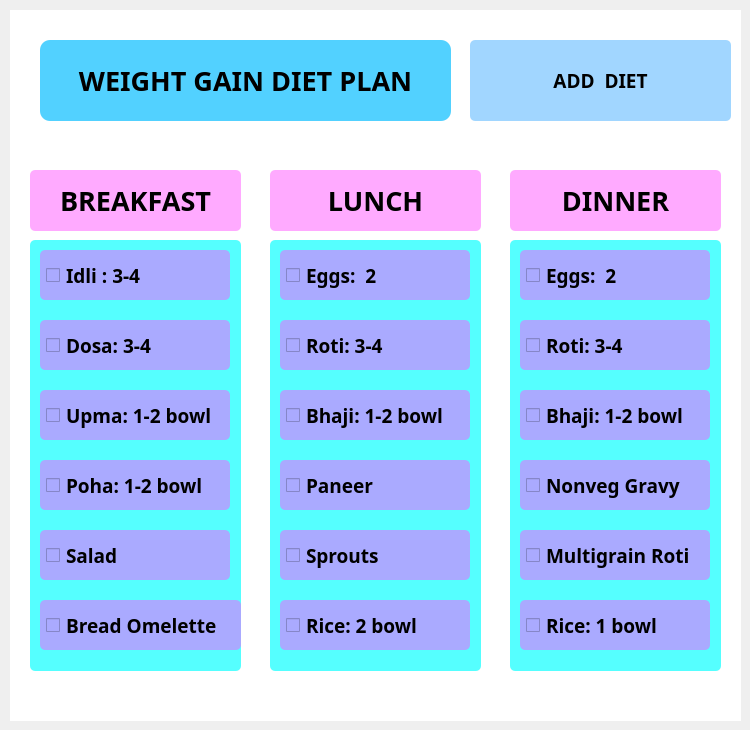
    <widget class="QWidget" name="page_3_wtgain">
     <widget class="QWidget" name="widget_5" native="true">
      <property name="geometry">
       <rect>
        <x>10</x>
        <y>10</y>
        <width>731</width>
        <height>711</height>
       </rect>
      </property>
      <property name="styleSheet">
       <string notr="true">background-color: rgb(255, 255, 255);</string>
      </property>
      <widget class="QLabel" name="label_35">
       <property name="geometry">
        <rect>
         <x>500</x>
         <y>230</y>
         <width>211</width>
         <height>431</height>
        </rect>
       </property>
       <property name="styleSheet">
        <string notr="true">background-color: rgb(85, 255, 255);
border-radius: 5px;
border-width:2px;
padding:6px;
min-width:10px;</string>
       </property>
       <property name="text">
        <string/>
       </property>
      </widget>
      <widget class="QLabel" name="label_53">
       <property name="geometry">
        <rect>
         <x>260</x>
         <y>230</y>
         <width>211</width>
         <height>431</height>
        </rect>
       </property>
       <property name="styleSheet">
        <string notr="true">background-color: rgb(85, 255, 255);
border-radius: 5px;
border-width:2px;
padding:6px;
min-width:10px;</string>
       </property>
       <property name="text">
        <string/>
       </property>
      </widget>
      <widget class="QLabel" name="label_56">
       <property name="geometry">
        <rect>
         <x>20</x>
         <y>230</y>
         <width>211</width>
         <height>431</height>
        </rect>
       </property>
       <property name="styleSheet">
        <string notr="true">background-color: rgb(85, 255, 255);
border-radius: 5px;
border-width:2px;
padding:6px;
min-width:10px;</string>
       </property>
       <property name="text">
        <string/>
       </property>
      </widget>
      <widget class="QLabel" name="label_67">
       <property name="geometry">
        <rect>
         <x>20</x>
         <y>160</y>
         <width>211</width>
         <height>61</height>
        </rect>
       </property>
       <property name="font">
        <font>
         <family>Yu Gothic UI Semibold</family>
         <pointsize>20</pointsize>
         <weight>75</weight>
         <bold>true</bold>
        </font>
       </property>
       <property name="styleSheet">
        <string notr="true">background-color: rgb(255, 170, 255);
border-radius: 5px;
border-width:2px;
padding:6px;
min-width:10px;</string>
       </property>
       <property name="text">
        <string>BREAKFAST</string>
       </property>
       <property name="alignment">
        <set>Qt::AlignCenter</set>
       </property>
      </widget>
      <widget class="QLabel" name="label_34">
       <property name="geometry">
        <rect>
         <x>500</x>
         <y>160</y>
         <width>211</width>
         <height>61</height>
        </rect>
       </property>
       <property name="font">
        <font>
         <family>Yu Gothic UI Semibold</family>
         <pointsize>20</pointsize>
         <weight>75</weight>
         <bold>true</bold>
        </font>
       </property>
       <property name="styleSheet">
        <string notr="true">background-color: rgb(255, 170, 255);
border-radius: 5px;
border-width:2px;
padding:6px;
min-width:10px;</string>
       </property>
       <property name="text">
        <string>DINNER</string>
       </property>
       <property name="alignment">
        <set>Qt::AlignCenter</set>
       </property>
      </widget>
      <widget class="QLabel" name="label_29">
       <property name="geometry">
        <rect>
         <x>260</x>
         <y>160</y>
         <width>211</width>
         <height>61</height>
        </rect>
       </property>
       <property name="font">
        <font>
         <family>Yu Gothic UI Semibold</family>
         <pointsize>20</pointsize>
         <weight>75</weight>
         <bold>true</bold>
        </font>
       </property>
       <property name="styleSheet">
        <string notr="true">background-color: rgb(255, 170, 255);
border-radius: 5px;
border-width:2px;
padding:6px;
min-width:10px;</string>
       </property>
       <property name="text">
        <string>LUNCH</string>
       </property>
       <property name="alignment">
        <set>Qt::AlignCenter</set>
       </property>
      </widget>
      <widget class="QLabel" name="label_68">
       <property name="geometry">
        <rect>
         <x>30</x>
         <y>30</y>
         <width>411</width>
         <height>81</height>
        </rect>
       </property>
       <property name="font">
        <font>
         <family>Yu Gothic UI Semibold</family>
         <pointsize>20</pointsize>
         <weight>75</weight>
         <bold>true</bold>
        </font>
       </property>
       <property name="styleSheet">
        <string notr="true">background-color: rgb(82, 209, 255);
border-radius: 10px;
border-width:2px;
padding:6px;
min-width:10px;</string>
       </property>
       <property name="text">
        <string>WEIGHT GAIN DIET PLAN</string>
       </property>
       <property name="alignment">
        <set>Qt::AlignCenter</set>
       </property>
      </widget>
      <widget class="QCheckBox" name="checkBox_76">
       <property name="geometry">
        <rect>
         <x>30</x>
         <y>590</y>
         <width>201</width>
         <height>50</height>
        </rect>
       </property>
       <property name="font">
        <font>
         <family>Yu Gothic UI Semibold</family>
         <pointsize>14</pointsize>
         <weight>75</weight>
         <bold>true</bold>
        </font>
       </property>
       <property name="styleSheet">
        <string notr="true">background-color: rgb(170, 170, 255);
border-radius: 5px;
border-width:2px;
padding:6px;
min-width:10px;</string>
       </property>
       <property name="text">
        <string>Bread Omelette</string>
       </property>
      </widget>
      <widget class="QCheckBox" name="checkBox_64">
       <property name="geometry">
        <rect>
         <x>510</x>
         <y>450</y>
         <width>190</width>
         <height>50</height>
        </rect>
       </property>
       <property name="font">
        <font>
         <family>Yu Gothic UI Semibold</family>
         <pointsize>14</pointsize>
         <weight>75</weight>
         <bold>true</bold>
        </font>
       </property>
       <property name="styleSheet">
        <string notr="true">background-color: rgb(170, 170, 255);
border-radius: 5px;
border-width:2px;
padding:6px;
min-width:10px;</string>
       </property>
       <property name="text">
        <string>Nonveg Gravy</string>
       </property>
      </widget>
      <widget class="QCheckBox" name="checkBox_73">
       <property name="geometry">
        <rect>
         <x>510</x>
         <y>380</y>
         <width>190</width>
         <height>50</height>
        </rect>
       </property>
       <property name="font">
        <font>
         <family>Yu Gothic UI Semibold</family>
         <pointsize>14</pointsize>
         <weight>75</weight>
         <bold>true</bold>
        </font>
       </property>
       <property name="styleSheet">
        <string notr="true">background-color: rgb(170, 170, 255);
border-radius: 5px;
border-width:2px;
padding:6px;
min-width:10px;</string>
       </property>
       <property name="text">
        <string>Bhaji: 1-2 bowl</string>
       </property>
      </widget>
      <widget class="QCheckBox" name="checkBox_72">
       <property name="geometry">
        <rect>
         <x>270</x>
         <y>240</y>
         <width>190</width>
         <height>50</height>
        </rect>
       </property>
       <property name="font">
        <font>
         <family>Yu Gothic UI Semibold</family>
         <pointsize>14</pointsize>
         <weight>75</weight>
         <bold>true</bold>
        </font>
       </property>
       <property name="styleSheet">
        <string notr="true">background-color: rgb(170, 170, 255);
border-radius: 5px;
border-width:2px;
padding:6px;
min-width:10px;</string>
       </property>
       <property name="text">
        <string>Eggs:  2</string>
       </property>
      </widget>
      <widget class="QCheckBox" name="checkBox_63">
       <property name="geometry">
        <rect>
         <x>510</x>
         <y>240</y>
         <width>190</width>
         <height>50</height>
        </rect>
       </property>
       <property name="font">
        <font>
         <family>Yu Gothic UI Semibold</family>
         <pointsize>14</pointsize>
         <weight>75</weight>
         <bold>true</bold>
        </font>
       </property>
       <property name="styleSheet">
        <string notr="true">background-color: rgb(170, 170, 255);
border-radius: 5px;
border-width:2px;
padding:6px;
min-width:10px;</string>
       </property>
       <property name="text">
        <string>Eggs:  2</string>
       </property>
      </widget>
      <widget class="QCheckBox" name="checkBox_66">
       <property name="geometry">
        <rect>
         <x>270</x>
         <y>310</y>
         <width>190</width>
         <height>50</height>
        </rect>
       </property>
       <property name="font">
        <font>
         <family>Yu Gothic UI Semibold</family>
         <pointsize>14</pointsize>
         <weight>75</weight>
         <bold>true</bold>
        </font>
       </property>
       <property name="styleSheet">
        <string notr="true">background-color: rgb(170, 170, 255);
border-radius: 5px;
border-width:2px;
padding:6px;
min-width:10px;</string>
       </property>
       <property name="text">
        <string>Roti: 3-4</string>
       </property>
      </widget>
      <widget class="QCheckBox" name="checkBox_85">
       <property name="geometry">
        <rect>
         <x>270</x>
         <y>520</y>
         <width>190</width>
         <height>50</height>
        </rect>
       </property>
       <property name="font">
        <font>
         <family>Yu Gothic UI Semibold</family>
         <pointsize>14</pointsize>
         <weight>75</weight>
         <bold>true</bold>
        </font>
       </property>
       <property name="styleSheet">
        <string notr="true">background-color: rgb(170, 170, 255);
border-radius: 5px;
border-width:2px;
padding:6px;
min-width:10px;</string>
       </property>
       <property name="text">
        <string>Sprouts</string>
       </property>
      </widget>
      <widget class="QCheckBox" name="checkBox_75">
       <property name="geometry">
        <rect>
         <x>270</x>
         <y>380</y>
         <width>190</width>
         <height>50</height>
        </rect>
       </property>
       <property name="font">
        <font>
         <family>Yu Gothic UI Semibold</family>
         <pointsize>14</pointsize>
         <weight>75</weight>
         <bold>true</bold>
        </font>
       </property>
       <property name="styleSheet">
        <string notr="true">background-color: rgb(170, 170, 255);
border-radius: 5px;
border-width:2px;
padding:6px;
min-width:10px;</string>
       </property>
       <property name="text">
        <string>Bhaji: 1-2 bowl</string>
       </property>
      </widget>
      <widget class="QCheckBox" name="checkBox_65">
       <property name="geometry">
        <rect>
         <x>30</x>
         <y>310</y>
         <width>190</width>
         <height>50</height>
        </rect>
       </property>
       <property name="font">
        <font>
         <family>Yu Gothic UI Semibold</family>
         <pointsize>14</pointsize>
         <weight>75</weight>
         <bold>true</bold>
        </font>
       </property>
       <property name="styleSheet">
        <string notr="true">background-color: rgb(170, 170, 255);
border-radius: 5px;
border-width:2px;
padding:6px;
min-width:10px;</string>
       </property>
       <property name="text">
        <string>Dosa: 3-4</string>
       </property>
      </widget>
      <widget class="QCheckBox" name="checkBox_70">
       <property name="geometry">
        <rect>
         <x>270</x>
         <y>450</y>
         <width>190</width>
         <height>50</height>
        </rect>
       </property>
       <property name="font">
        <font>
         <family>Yu Gothic UI Semibold</family>
         <pointsize>14</pointsize>
         <weight>75</weight>
         <bold>true</bold>
        </font>
       </property>
       <property name="styleSheet">
        <string notr="true">background-color: rgb(170, 170, 255);
border-radius: 5px;
border-width:2px;
padding:6px;
min-width:10px;</string>
       </property>
       <property name="text">
        <string>Paneer</string>
       </property>
      </widget>
      <widget class="QCheckBox" name="checkBox_84">
       <property name="geometry">
        <rect>
         <x>30</x>
         <y>520</y>
         <width>190</width>
         <height>50</height>
        </rect>
       </property>
       <property name="font">
        <font>
         <family>Yu Gothic UI Semibold</family>
         <pointsize>14</pointsize>
         <weight>75</weight>
         <bold>true</bold>
        </font>
       </property>
       <property name="styleSheet">
        <string notr="true">background-color: rgb(170, 170, 255);
border-radius: 5px;
border-width:2px;
padding:6px;
min-width:10px;</string>
       </property>
       <property name="text">
        <string>Salad</string>
       </property>
      </widget>
      <widget class="QCheckBox" name="checkBox_71">
       <property name="geometry">
        <rect>
         <x>30</x>
         <y>240</y>
         <width>190</width>
         <height>50</height>
        </rect>
       </property>
       <property name="font">
        <font>
         <family>Yu Gothic UI Semibold</family>
         <pointsize>14</pointsize>
         <weight>75</weight>
         <bold>true</bold>
        </font>
       </property>
       <property name="styleSheet">
        <string notr="true">background-color: rgb(170, 170, 255);
border-radius: 5px;
border-width:2px;
padding:6px;
min-width:10px;</string>
       </property>
       <property name="text">
        <string>Idli : 3-4</string>
       </property>
      </widget>
      <widget class="QCheckBox" name="checkBox_67">
       <property name="geometry">
        <rect>
         <x>270</x>
         <y>590</y>
         <width>190</width>
         <height>50</height>
        </rect>
       </property>
       <property name="font">
        <font>
         <family>Yu Gothic UI Semibold</family>
         <pointsize>14</pointsize>
         <weight>75</weight>
         <bold>true</bold>
        </font>
       </property>
       <property name="styleSheet">
        <string notr="true">background-color: rgb(170, 170, 255);
border-radius: 5px;
border-width:2px;
padding:6px;
min-width:10px;</string>
       </property>
       <property name="text">
        <string>Rice: 2 bowl</string>
       </property>
      </widget>
      <widget class="QCheckBox" name="checkBox_69">
       <property name="geometry">
        <rect>
         <x>510</x>
         <y>590</y>
         <width>190</width>
         <height>50</height>
        </rect>
       </property>
       <property name="font">
        <font>
         <family>Yu Gothic UI Semibold</family>
         <pointsize>14</pointsize>
         <weight>75</weight>
         <bold>true</bold>
        </font>
       </property>
       <property name="styleSheet">
        <string notr="true">background-color: rgb(170, 170, 255);
border-radius: 5px;
border-width:2px;
padding:6px;
min-width:10px;</string>
       </property>
       <property name="text">
        <string>Rice: 1 bowl</string>
       </property>
      </widget>
      <widget class="QCheckBox" name="checkBox_83">
       <property name="geometry">
        <rect>
         <x>510</x>
         <y>520</y>
         <width>190</width>
         <height>50</height>
        </rect>
       </property>
       <property name="font">
        <font>
         <family>Yu Gothic UI Semibold</family>
         <pointsize>14</pointsize>
         <weight>75</weight>
         <bold>true</bold>
        </font>
       </property>
       <property name="styleSheet">
        <string notr="true">background-color: rgb(170, 170, 255);
border-radius: 5px;
border-width:2px;
padding:6px;
min-width:10px;</string>
       </property>
       <property name="text">
        <string>Multigrain Roti</string>
       </property>
      </widget>
      <widget class="QCheckBox" name="checkBox_62">
       <property name="geometry">
        <rect>
         <x>30</x>
         <y>380</y>
         <width>190</width>
         <height>50</height>
        </rect>
       </property>
       <property name="font">
        <font>
         <family>Yu Gothic UI Semibold</family>
         <pointsize>14</pointsize>
         <weight>75</weight>
         <bold>true</bold>
        </font>
       </property>
       <property name="styleSheet">
        <string notr="true">background-color: rgb(170, 170, 255);
border-radius: 5px;
border-width:2px;
padding:6px;
min-width:10px;</string>
       </property>
       <property name="text">
        <string>Upma: 1-2 bowl</string>
       </property>
      </widget>
      <widget class="QCheckBox" name="checkBox_68">
       <property name="geometry">
        <rect>
         <x>30</x>
         <y>450</y>
         <width>190</width>
         <height>50</height>
        </rect>
       </property>
       <property name="font">
        <font>
         <family>Yu Gothic UI Semibold</family>
         <pointsize>14</pointsize>
         <weight>75</weight>
         <bold>true</bold>
        </font>
       </property>
       <property name="styleSheet">
        <string notr="true">background-color: rgb(170, 170, 255);
border-radius: 5px;
border-width:2px;
padding:6px;
min-width:10px;</string>
       </property>
       <property name="text">
        <string>Poha: 1-2 bowl</string>
       </property>
      </widget>
      <widget class="QCheckBox" name="checkBox_74">
       <property name="geometry">
        <rect>
         <x>510</x>
         <y>310</y>
         <width>190</width>
         <height>50</height>
        </rect>
       </property>
       <property name="font">
        <font>
         <family>Yu Gothic UI Semibold</family>
         <pointsize>14</pointsize>
         <weight>75</weight>
         <bold>true</bold>
        </font>
       </property>
       <property name="styleSheet">
        <string notr="true">background-color: rgb(170, 170, 255);
border-radius: 5px;
border-width:2px;
padding:6px;
min-width:10px;</string>
       </property>
       <property name="text">
        <string>Roti: 3-4</string>
       </property>
      </widget>
      <widget class="QPushButton" name="btn_add_diet_wgain">
       <property name="geometry">
        <rect>
         <x>460</x>
         <y>30</y>
         <width>261</width>
         <height>81</height>
        </rect>
       </property>
       <property name="font">
        <font>
         <family>Yu Gothic UI Semibold</family>
         <pointsize>14</pointsize>
         <weight>75</weight>
         <bold>true</bold>
        </font>
       </property>
       <property name="cursor">
        <cursorShape>PointingHandCursor</cursorShape>
       </property>
       <property name="styleSheet">
        <string notr="true">border-radius: 5px;
background-color: rgb(161, 214, 255);


border-width:2px;
padding:6px;
min-width:10px;</string>
       </property>
       <property name="text">
        <string>ADD  DIET</string>
       </property>
      </widget>
     </widget>
    </widget>
